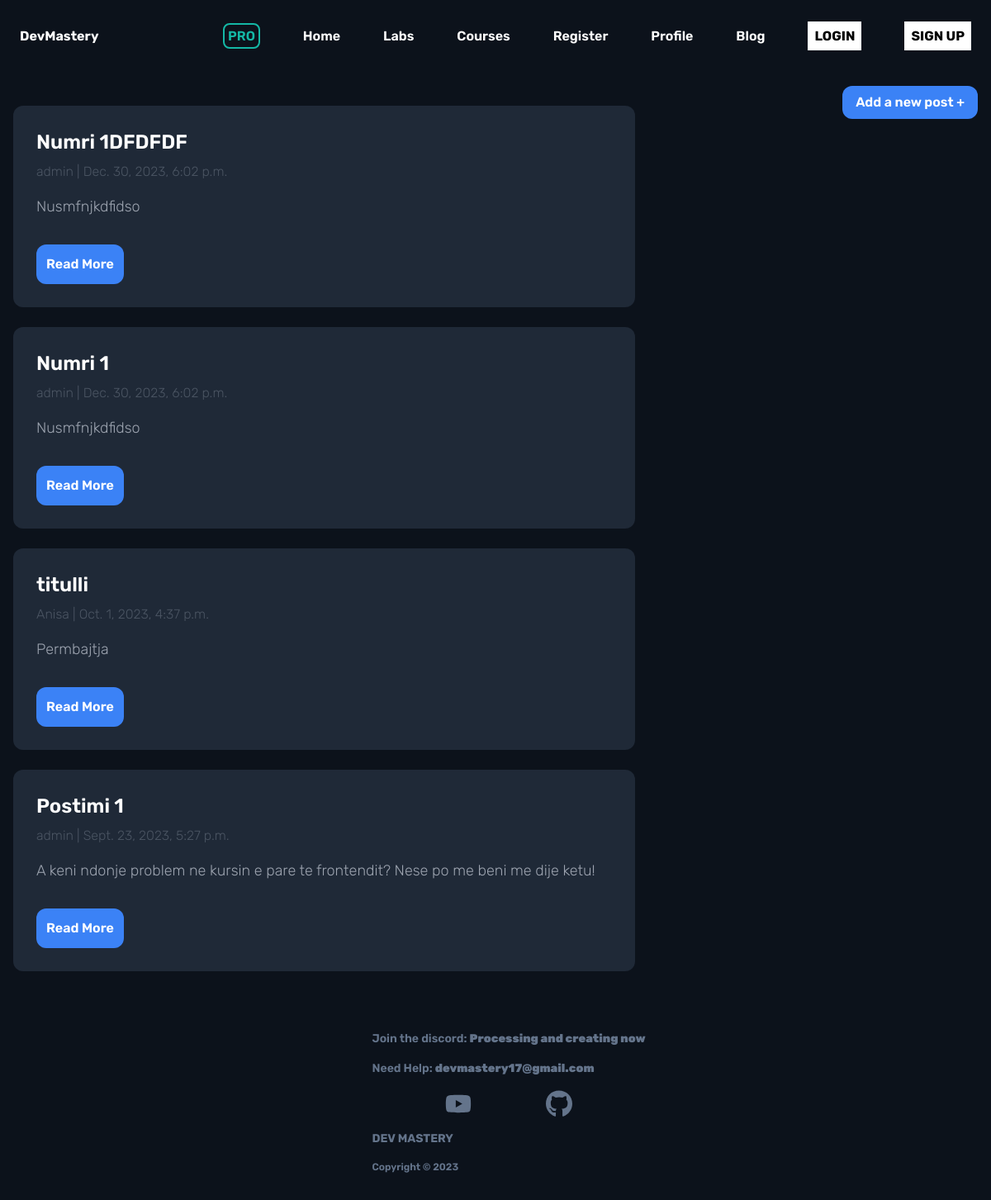
Screenshot of /blog/ with the database file from the repository.
### blog/models.py (models this page shows, shortened)
class Post(models.Model):
	STATUS = (
        (0, "Draft"),
        (1, "Published"),
    )
	title = models.CharField(max_length=200, unique=True)
	slug = models.SlugField(unique=True, max_length=255)
	content = models.TextField()
	author = models.ForeignKey(User, related_name="blog_user", on_delete=models.CASCADE)
	created_at = models.DateTimeField(auto_now_add=True)
	updated_at = models.DateTimeField(auto_now=True)
	status = models.IntegerField(choices=STATUS, default=0)
	class Meta:
		ordering = ['-created_at']

### blog/views.py (the view)
# urls.py: path('', views.PostList.as_view(), name="blog"),
class PostList(generic.ListView):
	queryset = Post.objects.filter(status=1).order_by('-created_at')
	template_name = "blog/post.html"

### blog/templates/blog/post.html (shortened to what this page needs)
{% extends "core/base.html" %}
{% block content %}
	<div class="flex flex-row ">
		<div class="col-md-8 mt-6 left grow">
			{% for post in post_list %}
				<div class="bg-gray-800 rounded-xl p-7 w-3/4 mb-6">
					<div>
						<h2 class="mb-2 text-2xl font-semibold">{{ post.title }}</h2>
						<p class="mb-4 text-md font-thin text-gray-600">{{ post.author }} | {{ post.created_at }}</p>
						<p class="mb-8 text-lg font-thin text-gray-400">{{ post.content|slice:":200" }}</p>
						<div class="flex items-center justify-between">
							<a class="cursor-pointer outline-none border-none rounded-xl p-3 bg-blue-500 font-semibold transition-all duration-300 ease-in-out hover:bg-blue-300 focus:bg-blue-300" href="{% url 'blog:detail' slug=post.slug %}">Read More</a>
						</div>
					</div>
				</div>
			{% endfor %}
		</div>
		<div class="flex-none">
			<button class="rounded-xl outline-none border-none bg-blue-500 text-white font-semibold px-4 py-2 transition-all duration-300 ease-in-out hover:bg-blue-700 focus:bg-blue-700">
				<a href="{% url 'blog:add' %}">Add a new post +</a>
			</button>
		</div>
	</div>
{% endblock %}

### core/templates/core/base.html (style rules this page uses)
body { font-family: 'Rubik', sans-serif; }

### rows the page displays
Post: title "Numri 1DFDFDF", author "admin", created_at "Dec. 30, 2023, 6:02 p.m.", content "Nusmfnjkdfidso"
Post: title "Numri 1", author "admin", created_at "Dec. 30, 2023, 6:02 p.m.", content "Nusmfnjkdfidso"
Post: title "titulli", author "Anisa", created_at "Oct. 1, 2023, 4:37 p.m.", content "Permbajtja"
Post: title "Postimi 1", author "admin", created_at "Sept. 23, 2023, 5:27 p.m.", content "A keni ndonje problem ne kursin e pare te frontendit? Nese po me beni me dije ketu!"
